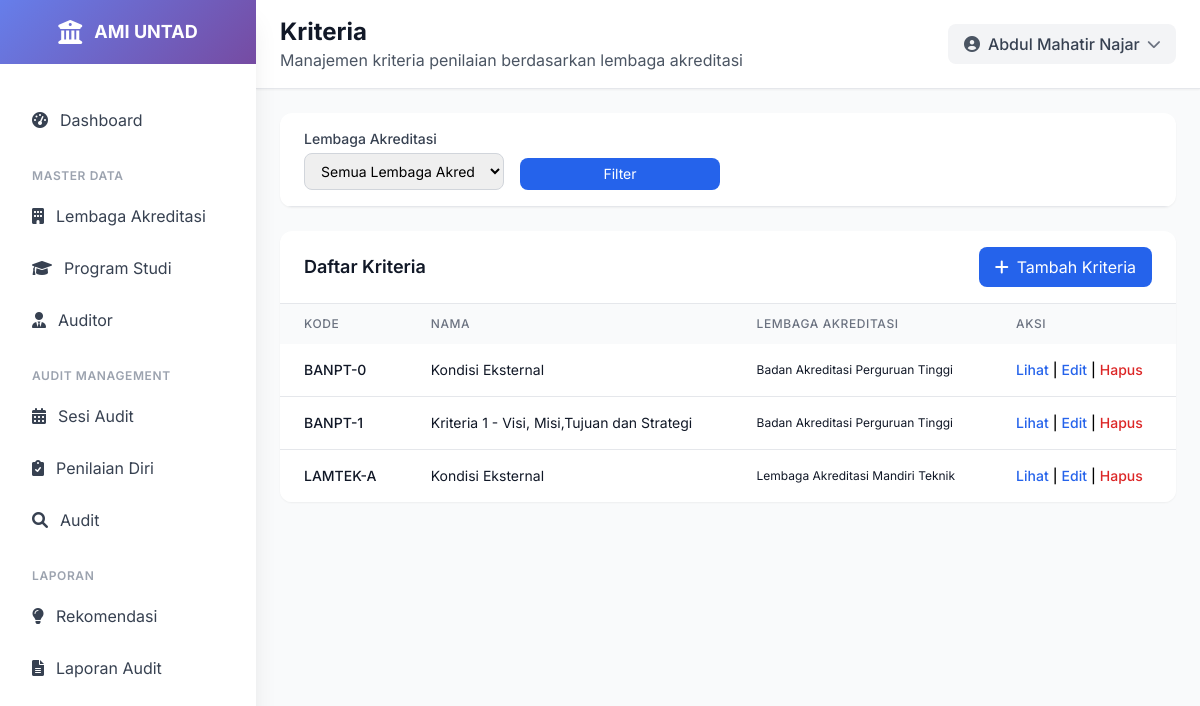
Page /kriteria/ (signed in) on the committed database.
### ami/models.py (models this page shows, shortened)
class Kriteria(models.Model):
    lembaga_akreditasi = models.ForeignKey(LembagaAkreditasi, on_delete=models.CASCADE, related_name='kriteria')
    kode = models.CharField(max_length=30, null=True)
    nama = models.CharField(max_length=255)
    deskripsi = models.TextField(blank=True, null=True)
    status = models.CharField(max_length=20, choices=[
        ('aktif', 'aktif'),
        ('tidak aktif', 'tidak aktif'),
    ], default='aktif')
    class Meta:
        verbose_name = "Kriteria"
        verbose_name_plural = "Kriteria"
        unique_together = ['lembaga_akreditasi', 'kode']
        ordering = ['kode']

class LembagaAkreditasi(models.Model):
    kode = models.CharField(max_length=20, unique=True)
    nama = models.CharField(max_length=255, unique=True)
    deskripsi = models.TextField(blank=True, null=True)
    website = models.URLField(blank=True, null=True)
    kontak = models.TextField(blank=True, null=True)
    class Meta:
        verbose_name = "Lembaga Akreditasi"
        verbose_name_plural = "Lembaga Akreditasi"
        ordering = ['nama']

### ami/views.py (the view)
# urls.py: path('kriteria/', views.kriteria_list, name='kriteria_list'),
@login_required
def kriteria_list(request, lembaga_id=None):
    lembaga = None
    if lembaga_id:
        lembaga = get_object_or_404(LembagaAkreditasi, pk=lembaga_id)
        kriteria_list = Kriteria.objects.filter(lembaga_akreditasi=lembaga).order_by('kode')
    else:
        kriteria_list = Kriteria.objects.all().order_by('kode')
    paginator = Paginator(kriteria_list, 10)
    page_number = request.GET.get('page')
    kriteria = paginator.get_page(page_number)
    lembaga_akreditasi = LembagaAkreditasi.objects.all().order_by('nama')
    return render(request, 'ami/kriteria_list.html', {
        'kriteria': kriteria,
        'lembaga_akreditasi': lembaga_akreditasi,
        'selected_lembaga': lembaga
    })

### templates/ami/kriteria_list.html (shortened to what this page needs)
{% extends 'base.html' %}
{% load static %}
{% block page_title %}Kriteria{% endblock %}
{% block page_subtitle %}Manajemen kriteria penilaian berdasarkan lembaga akreditasi{% endblock %}
{% block content %}
<div class="p-4 lg:p-6">
    <div class="bg-white rounded-xl shadow-sm overflow-hidden mb-4 lg:mb-6">
        <div class="px-4 lg:px-6 py-4 border-b border-gray-200">
            <form method="get" class="grid grid-cols-1 md:grid-cols-4 gap-2 lg:gap-4">
                <div>
                    <label for="lembaga_akreditasi" class="block text-xs lg:text-sm font-medium text-gray-700 mb-1">Lembaga Akreditasi</label>
                    <select name="lembaga_id" id="lembaga_akreditasi" class="w-full border border-gray-300 rounded-lg px-2 py-1.5 lg:px-3 lg:py-2 focus:outline-none focus:ring-2 focus:ring-blue-500 focus:border-blue-500 text-xs lg:text-sm">
                        <option value="">Semua Lembaga Akreditasi</option>
                    </select>
                </div>
                <div class="flex items-end">
                    <button type="submit" class="w-full bg-blue-600 hover:bg-blue-700 text-white px-3 py-1.5 rounded-lg text-sm">
                        Filter
                    </button>
                </div>
            </form>
        </div>
    </div>
    <div class="bg-white rounded-xl shadow-sm overflow-hidden">
        <div class="px-4 lg:px-6 py-4 border-b border-gray-200 flex flex-col sm:flex-row sm:justify-between sm:items-center space-y-2 sm:space-y-0">
            <h3 class="text-lg font-semibold text-gray-900">Daftar Kriteria</h3>
            <div class="flex flex-col sm:flex-row space-y-2 sm:space-y-0 sm:space-x-2 w-full sm:w-auto">
                <a href="{% url 'ami:kriteria_create_by_lembaga' selected_lembaga.id %}" class="bg-blue-600 hover:bg-blue-700 text-white px-4 py-2 rounded-lg flex items-center justify-center w-full sm:w-auto">
                    <i class="fas fa-plus mr-2"></i> Tambah Kriteria
                </a>
            </div>
        </div>
        <div class="overflow-x-auto">
            <table class="w-full">
                <thead class="bg-gray-50">
                    <tr>
                        <th class="px-3 lg:px-6 py-3 text-left text-xs font-medium text-gray-500 uppercase tracking-wider">Kode</th>
                        <th class="px-3 lg:px-6 py-3 text-left text-xs font-medium text-gray-500 uppercase tracking-wider">Nama</th>
                        <th class="px-3 lg:px-6 py-3 text-left text-xs font-medium text-gray-500 uppercase tracking-wider hidden md:table-cell">Lembaga Akreditasi</th>
                        <th class="px-3 lg:px-6 py-3 text-left text-xs font-medium text-gray-500 uppercase tracking-wider">Aksi</th>
                    </tr>
                </thead>
                <tbody class="bg-white divide-y divide-gray-200">
                    {% for kriteria in kriteria %}
                    <tr class="hover:bg-gray-50 transition-colors">
                        <td class="px-3 lg:px-6 py-4 whitespace-nowrap">
                            <div class="text-xs lg:text-sm font-medium text-gray-900">{{ kriteria.kode }}</div>
                        </td>
                        <td class="px-3 lg:px-6 py-4 whitespace-nowrap text-xs lg:text-sm text-gray-900">
                            {{ kriteria.nama }}
                        </td>
                        <td class="px-3 lg:px-6 py-4 whitespace-nowrap text-xs lg:text-gray-900 hidden md:table-cell">
                            {{ kriteria.lembaga_akreditasi.nama }}
                        </td>
                        <td class="px-3 lg:px-6 py-4 whitespace-nowrap text-xs lg:text-sm font-medium">
                            <div class="flex flex-wrap gap-1">
                                <a href="{% url 'ami:kriteria_detail' kriteria.id %}" class="text-blue-600 hover:text-blue-900">Lihat</a>
                                <span class="hidden md:inline">|</span>
                                <a href="{% url 'ami:kriteria_update' kriteria.id %}" class="text-blue-600 hover:text-blue-900">Edit</a>
                                <span class="hidden md:inline">|</span>
                                <a href="{% url 'ami:kriteria_delete' kriteria.id %}" class="text-red-600 hover:text-red-900">Hapus</a>
                            </div>
                        </td>
                    </tr>
                    {% empty %}
                    <tr>
                        <td colspan="4" class="px-4 lg:px-6 py-4 text-center text-gray-500 text-sm">Tidak ada kriteria yang terdaftar</td>
                    </tr>
                    {% endfor %}
                </tbody>
            </table>
        </div>
    </div>
</div>
{% endblock %}

### templates/base.html (shortened to what this page needs)
<!DOCTYPE html>
<html lang="id">
<head>
    <script src="https://cdn.tailwindcss.com"></script>
    <link href="https://cdnjs.cloudflare.com/ajax/libs/font-awesome/6.0.0/css/all.min.css" rel="stylesheet">
</head>
<body class="bg-gray-50">
    <div class="fixed inset-y-0 left-0 z-50 w-64 bg-white shadow-xl transform transition-transform duration-300 ease-in-out lg:translate-x-0 -translate-x-full flex flex-col" id="sidebar">
        <div class="flex items-center justify-center h-16 gradient-bg flex-shrink-0">
            <div class="flex items-center space-x-3">
                <i class="fas fa-university text-white text-2xl"></i>
                <span class="text-white font-bold text-lg">AMI UNTAD</span>
            </div>
        </div>
        <nav class="flex-1 overflow-y-auto mt-8 px-4 pb-4">
            <div class="space-y-2">
                <a href="{% url 'ami:dashboard' %}" class="sidebar-item flex items-center px-4 py-3 text-gray-700 rounded-lg transition-all duration-200 {% if request.resolver_match.url_name == 'dashboard' %}bg-blue-50 text-blue-600{% else %}hover:bg-gray-50{% endif %}">
                    <i class="fas fa-tachometer-alt mr-3"></i>
                    <span>Dashboard</span>
                </a>
                <div class="pt-4">
                    <p class="px-4 text-xs font-semibold text-gray-400 uppercase tracking-wider">Master Data</p>
                    <div class="mt-2 space-y-1">
                        <a href="{% url 'ami:lembaga_akreditasi_list' %}" class="sidebar-item flex items-center px-4 py-3 text-gray-700 rounded-lg transition-all duration-200 {% if request.resolver_match.url_name == 'lembaga_akreditasi_list' %}bg-blue-50 text-blue-600{% else %}hover:bg-gray-50{% endif %}">
                            <i class="fas fa-building mr-3"></i>
                            <span>Lembaga Akreditasi</span>
                        </a>
                        <a href="{% url 'ami:program_studi_list' %}" class="sidebar-item flex items-center px-4 py-3 text-gray-700 rounded-lg transition-all duration-200 {% if request.resolver_match.url_name == 'program_studi_list' %}bg-blue-50 text-blue-600{% else %}hover:bg-gray-50{% endif %}">
                            <i class="fas fa-graduation-cap mr-3"></i>
                            <span>Program Studi</span>
                        </a>
                        <a href="{% url 'ami:auditor_list' %}" class="sidebar-item flex items-center px-4 py-3 text-gray-700 rounded-lg transition-all duration-200 {% if request.resolver_match.url_name == 'auditor_list' %}bg-blue-50 text-blue-600{% else %}hover:bg-gray-50{% endif %}">
                            <i class="fas fa-user-tie mr-3"></i>
                            <span>Auditor</span>
                        </a>
                    </div>
                </div>
                <div class="pt-4">
                    <p class="px-4 text-xs font-semibold text-gray-400 uppercase tracking-wider">Audit Management</p>
                    <div class="mt-2 space-y-1">
                        <a href="{% url 'ami:audit_session_list' %}" class="sidebar-item flex items-center px-4 py-3 text-gray-700 rounded-lg transition-all duration-200 {% if request.resolver_match.url_name == 'audit_session_list' %}bg-blue-50 text-blue-600{% else %}hover:bg-gray-50{% endif %}">
                            <i class="fas fa-calendar-alt mr-3"></i>
                            <span>Sesi Audit</span>
                        </a>
                        <a href="#" class="sidebar-item flex items-center px-4 py-3 text-gray-700 rounded-lg transition-all duration-200 hover:bg-gray-50">
                            <i class="fas fa-clipboard-check mr-3"></i>
                            <span>Penilaian Diri</span>
                        </a>
                        <a href="#" class="sidebar-item flex items-center px-4 py-3 text-gray-700 rounded-lg transition-all duration-200 hover:bg-gray-50">
                            <i class="fas fa-search mr-3"></i>
                            <span>Audit</span>
                        </a>
                    </div>
                </div>
                <div class="pt-4">
                    <p class="px-4 text-xs font-semibold text-gray-400 uppercase tracking-wider">Laporan</p>
                    <div class="mt-2 space-y-1">
                        <a href="#" class="sidebar-item flex items-center px-4 py-3 text-gray-700 rounded-lg transition-all duration-200 hover:bg-gray-50">
                            <i class="fas fa-lightbulb mr-3"></i>
                            <span>Rekomendasi</span>
                        </a>
                        <a href="{% url 'ami:audit_session_list' %}" class="sidebar-item flex items-center px-4 py-3 text-gray-700 rounded-lg transition-all duration-200 {% if request.resolver_match.url_name == 'audit_session_list' %}bg-blue-50 text-blue-600{% else %}hover:bg-gray-50{% endif %}">
                            <i class="fas fa-file-alt mr-3"></i>
                            <span>Laporan Audit</span>
                        </a>
                    </div>
                </div>
            </div>
        </nav>
    </div>
    <div class="lg:ml-64 flex flex-col min-h-screen">
        <header class="bg-white shadow-sm border-b border-gray-200">
            <div class="flex items-center justify-between px-4 lg:px-6 py-4">
                <div class="lg:block hidden">
                    <h1 class="text-xl lg:text-2xl font-bold text-gray-900">{% block page_title %}{% endblock %}</h1>
                    <p class="text-gray-600">{% block page_subtitle %}{% endblock %}</p>
                </div>
                <div class="flex items-center space-x-4">
                    <div class="relative">
                        <button id="profileButton" class="flex items-center space-x-2 bg-gray-100 hover:bg-gray-200 px-4 py-2 rounded-lg transition-colors">
                            <i class="fas fa-user-circle text-gray-600"></i>
                            <span class="text-gray-700 font-medium">{{ user.get_full_name|default:user.username }}</span>
                            <i class="fas fa-chevron-down text-gray-500 text-sm transition-transform" id="chevronIcon"></i>
                        </button>
                    </div>
                </div>
            </div>
        </header>
        {% block content %}{% endblock %}
    </div>
</body>
</html>

### templates/base.html (style rules this page uses)
body { font-family: 'Inter', sans-serif; }
.gradient-bg { background: linear-gradient(135deg, #667eea 0%, #764ba2 100%); }

### rows in the picture
Kriteria: kode "BANPT-0", nama "Kondisi Eksternal", lembaga_akreditasi.nama "Badan Akreditasi Perguruan Tinggi"
Kriteria: kode "BANPT-1", nama "Kriteria 1 - Visi, Misi,Tujuan dan Strategi", lembaga_akreditasi.nama "Badan Akreditasi Perguruan Tinggi"
Kriteria: kode "LAMTEK-A", nama "Kondisi Eksternal", lembaga_akreditasi.nama "Lembaga Akreditasi Mandiri Teknik"

### other values in the picture
{{ user.get_full_name|default:user.username }} "Abdul Mahatir Najar"
